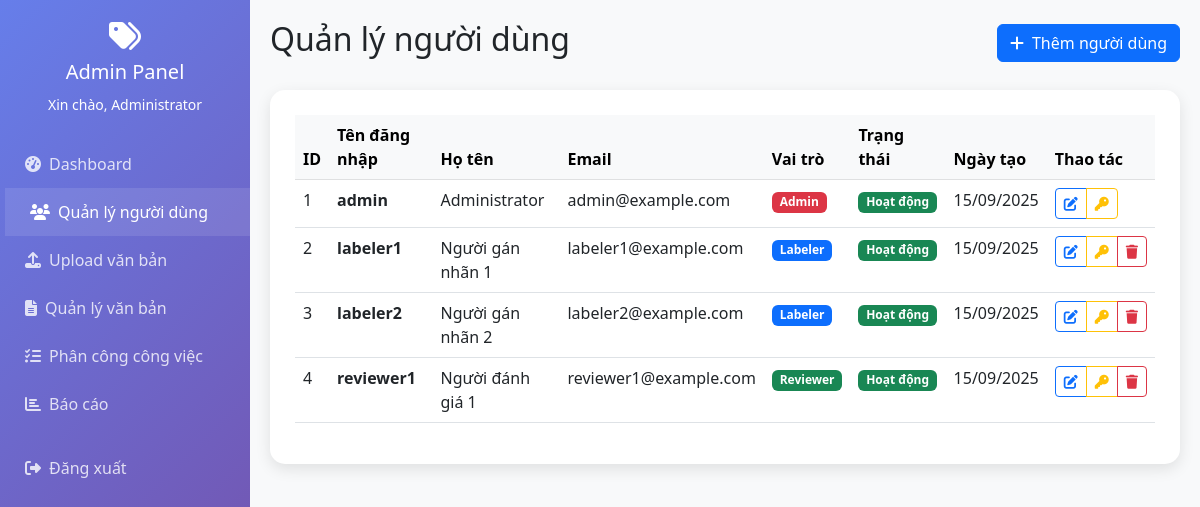
The page /admin/users.php (signed in) on the database its author committed.
### tables this page shows
CREATE TABLE users (
    id INT AUTO_INCREMENT PRIMARY KEY,
    username VARCHAR(50) UNIQUE NOT NULL,
    password VARCHAR(255) NOT NULL,
    full_name VARCHAR(100) NOT NULL,
    email VARCHAR(100),
    role ENUM('admin', 'labeler', 'reviewer') NOT NULL,
    status ENUM('active', 'inactive') DEFAULT 'active',
    created_at TIMESTAMP DEFAULT CURRENT_TIMESTAMP,
    updated_at TIMESTAMP DEFAULT CURRENT_TIMESTAMP ON UPDATE CURRENT_TIMESTAMP
);

### includes/auth.php (called while the page is built, shortened)
<?php
function isLoggedIn() {
    return isset($_SESSION['user_id']) && isset($_SESSION['role']);
}
function getCurrentUser() {
    return [
        'id' => $_SESSION['user_id'],
        'username' => $_SESSION['username'] ?? '',
        'role' => $_SESSION['role'],
        'full_name' => $_SESSION['full_name'] ?? ''
    ];
}
?>

### admin/users.php (the view, shortened to what this page needs)
<?php
require_once '../includes/auth.php';
$database = new Database();
$db = $database->getConnection();
$current_user = getCurrentUser();
try {
    $query = "SELECT * FROM users ORDER BY created_at DESC";
    $stmt = $db->prepare($query);
    $stmt->execute();
    $users = $stmt->fetchAll(PDO::FETCH_ASSOC);
} catch (Exception $e) {
    $error_message = 'Lỗi khi lấy danh sách người dùng: ' . $e->getMessage();
    $users = [];
}
?>
<!DOCTYPE html>
<html lang="vi">
<head>
    <link href="https://cdnjs.cloudflare.com/ajax/libs/bootstrap/5.3.0/css/bootstrap.min.css" rel="stylesheet">
    <link href="https://cdnjs.cloudflare.com/ajax/libs/font-awesome/6.4.0/css/all.min.css" rel="stylesheet">
</head>
<body>
    <nav class="sidebar">
        <div class="text-center text-white mb-4">
            <i class="fas fa-tags fa-2x mb-2"></i>
            <h5>Admin Panel</h5>
            <small>Xin chào, <?php echo htmlspecialchars($current_user['full_name']); ?></small>
        </div>
        <ul class="nav flex-column">
            <li class="nav-item">
                <a class="nav-link" href="dashboard.php">
                    <i class="fas fa-tachometer-alt me-2"></i>Dashboard
                </a>
            </li>
            <li class="nav-item">
                <a class="nav-link active" href="users.php">
                    <i class="fas fa-users me-2"></i>Quản lý người dùng
                </a>
            </li>
            <li class="nav-item">
                <a class="nav-link" href="upload.php">
                    <i class="fas fa-upload me-2"></i>Upload văn bản
                </a>
            </li>
            <li class="nav-item">
                <a class="nav-link" href="documents.php">
                    <i class="fas fa-file-text me-2"></i>Quản lý văn bản
                </a>
            </li>
            <li class="nav-item">
                <a class="nav-link" href="assignments.php">
                    <i class="fas fa-tasks me-2"></i>Phân công công việc
                </a>
            </li>
            <li class="nav-item">
                <a class="nav-link" href="reports.php">
                    <i class="fas fa-chart-bar me-2"></i>Báo cáo
                </a>
            </li>
            <li class="nav-item mt-3">
                <a class="nav-link" href="../logout.php">
                    <i class="fas fa-sign-out-alt me-2"></i>Đăng xuất
                </a>
            </li>
        </ul>
    </nav>
    <div class="main-content">
        <div class="d-flex justify-content-between align-items-center mb-4">
            <h2 class="text-dark">Quản lý người dùng</h2>
            <button class="btn btn-primary" data-bs-toggle="modal" data-bs-target="#addUserModal">
                <i class="fas fa-plus me-2"></i>Thêm người dùng
            </button>
        </div>
        <div class="content-card">
            <div class="table-responsive">
                <table class="table table-hover">
                    <thead class="table-light">
                        <tr>
                            <th>ID</th>
                            <th>Tên đăng nhập</th>
                            <th>Họ tên</th>
                            <th>Email</th>
                            <th>Vai trò</th>
                            <th>Trạng thái</th>
                            <th>Ngày tạo</th>
                            <th>Thao tác</th>
                        </tr>
                    </thead>
                    <tbody>
                        <?php foreach ($users as $user): ?>
                            <tr>
                                <td><?php echo $user['id']; ?></td>
                                <td>
                                    <strong><?php echo htmlspecialchars($user['username']); ?></strong>
                                </td>
                                <td><?php echo htmlspecialchars($user['full_name']); ?></td>
                                <td><?php echo htmlspecialchars($user['email']); ?></td>
                                <td>
                                    <?php
                                    $role_class = '';
                                    $role_text = '';
                                    switch ($user['role']) {
                                        case 'admin':
                                            $role_class = 'bg-danger';
                                            $role_text = 'Admin';
                                            break;
                                        case 'labeler':
                                            $role_class = 'bg-primary';
                                            $role_text = 'Labeler';
                                            break;
                                        case 'reviewer':
                                            $role_class = 'bg-success';
                                            $role_text = 'Reviewer';
                                            break;
                                    }
                                    ?>
                                    <span class="badge <?php echo $role_class; ?>"><?php echo $role_text; ?></span>
                                </td>
                                <td>
                                    <?php if ($user['status'] == 'active'): ?>
                                        <span class="badge bg-success">Hoạt động</span>
                                    <?php else: ?>
                                        <span class="badge bg-secondary">Không hoạt động</span>
                                    <?php endif; ?>
                                </td>
                                <td><?php echo date('d/m/Y', strtotime($user['created_at'])); ?></td>
                                <td>
                                    <div class="btn-group btn-group-sm">
                                        <button class="btn btn-outline-primary" onclick="editUser(<?php echo htmlspecialchars(json_encode($user)); ?>)">
                                            <i class="fas fa-edit"></i>
                                        </button>
                                        <button class="btn btn-outline-warning" onclick="resetPassword(<?php echo $user['id']; ?>)">
                                            <i class="fas fa-key"></i>
                                        </button>
                                        <?php if ($user['id'] != $current_user['id']): ?>
                                            <button class="btn btn-outline-danger" onclick="deleteUser(<?php echo $user['id']; ?>)">
                                                <i class="fas fa-trash"></i>
                                            </button>
                                        <?php endif; ?>
                                    </div>
                                </td>
                            </tr>
                        <?php endforeach; ?>
                    </tbody>
                </table>
            </div>
        </div>
    </div>
</body>
</html>

### admin/users.php (style rules this page uses)
body { background: #f8f9fa; font-family: 'Segoe UI', sans-serif; }
.sidebar { background: linear-gradient(135deg, #667eea 0%, #764ba2 100%); min-height: 100vh; position: fixed; left: 0; top: 0; width: 250px; padding: 20px 0; z-index: 1000; }
.main-content { margin-left: 250px; padding: 20px; }
.nav-link { color: rgba(255,255,255,0.8); padding: 12px 25px; border-radius: 0; transition: all 0.3s ease; }
.nav-link:hover, .nav-link.active { background: rgba(255,255,255,0.1); color: white; transform: translateX(5px); }
.content-card { background: white; border-radius: 15px; padding: 25px; box-shadow: 0 5px 15px rgba(0,0,0,0.1); border: none; }

### rows shown on the page
users: full_name "Administrator", id "1", username "admin", email "admin@example.com", role "Admin", status "Hoạt động", created_at "15/09/2025"
users: id "2", username "labeler1", full_name "Người gán nhãn 1", email "labeler1@example.com", role "Labeler", status "Hoạt động", created_at "15/09/2025"
users: id "3", username "labeler2", full_name "Người gán nhãn 2", email "labeler2@example.com", role "Labeler", status "Hoạt động", created_at "15/09/2025"
users: id "4", username "reviewer1", full_name "Người đánh giá 1", email "reviewer1@example.com", role "Reviewer", status "Hoạt động", created_at "15/09/2025"
